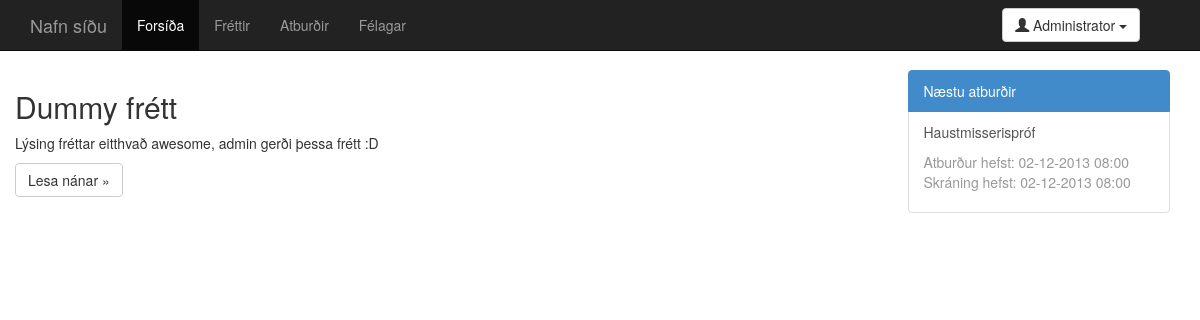
The page / (signed in) on the database its author committed.
### tables this page shows
CREATE TABLE 'users' (
  'user_id' integer NOT NULL,
  'name' text,
  'post' text NOT NULL UNIQUE,
  'pass' text,
  'privileges' numeric,
  PRIMARY KEY ('user_id')
);

CREATE TABLE 'news' (
  'news_id' integer NOT NULL,
  'title' text,
  'description' text,
  'date_created' integer,
  'date_edited' integer,
  'creator' integer,
  'last_editor' integer,
  PRIMARY KEY ('news_id')
);

CREATE TABLE 'events' (
  'event_id' integer NOT NULL,
  'title' text,
  'start' integer,
  'end' integer,
  'registration_start' integer,
  'registration_end' integer,
  'description' text,
  'location' text,
  'seats' integer,
  'date_created' integer,
  'date_edited' integer,
  'creator' integer,
  'last_editor' integer,
  PRIMARY KEY ('event_id')
);

### php/config.php (called while the page is built, shortened)
<?php
$website_name = "Nafn síðu";
?>

### php/session_setup.php (called while the page is built, shortened)
<?php
if (isset($_SESSION["loggedin_user"])) {
  $session_user = $_SESSION["loggedin_user"];
  $query = $db->prepare("SELECT name,post,pass,privileges,user_id FROM users WHERE post=:post;");
  $query->execute(array('post' => $session_user));
  $result = $query->fetchAll();
  if (!empty($result)) {
    $result = $result[0];
    $user_name = $result["name"];
  }
  else {
    define("USER_LOGGEDIN", FALSE);
  }
}
else {
  define("USER_LOGGEDIN", FALSE);
}
?>

### php/head.php (called while the page is built, shortened)
<?php
require_once "php/config.php";
require_once "php/db_login.php";
require_once "php/session_setup.php";
?>

### parts/index.recent.news.php (the view, shortened to what this page needs)
<?php
$query = $db->prepare("SELECT title,description,date_created,date_edited,creator,last_editor,news_id FROM news ORDER BY date_created LIMIT 0, 5;");
$query->execute();
$result = $query->fetchAll();
if (0 < count($result)) {
  foreach($result as $row_data) {
    $title = $row_data["title"];
    $description = nl2br($row_data["description"]);
    $news_id = $row_data["news_id"];
    echo <<<_END
            <div class="fretta_haldari">
              <h2>$title</h2>
              <p>$description</p>
              <p><a class="btn btn-default" href="news.single.php?id?id=$news_id" role="button">Lesa nánar &raquo;</a></p>
            </div>
_END;
  }
}
else {
  echo <<<_END
              <p>Engar fréttir skráðar.</p>
_END;
}
?>

### parts/navbar.php (shortened to what this page needs)
<?php
if (!isset($news_active)) {
  $news_active = "";
}
if (!isset($events_active)) {
  $events_active = "";
}
if (!isset($users_active)) {
  $users_active = "";
}
echo <<<_END
        <div class="navbar navbar-inverse navbar-fixed-top">
          <div class="container">
            <div class="navbar-header">
              <button type="button" class="navbar-toggle" data-toggle="collapse" data-target=".navbar-collapse">
                <span class="icon-bar"></span>
                <span class="icon-bar"></span>
                <span class="icon-bar"></span>
              </button>
              <a class="navbar-brand" href="index.php">$website_name</a>
            </div>
            <div class="collapse navbar-collapse">
              <ul class="nav navbar-nav">
                <li$index_active><a href="index.php">Forsíða</a></li>
                <li$news_active><a href="news.php">Fréttir</a></li>
                <li$events_active><a href="events.php">Atburðir</a></li>
                <li$users_active><a href="users.php">Félagar</a></li>
              </ul>
_END;
if (USER_LOGGEDIN) {
  echo <<<_END
              <div class="navbar-form navbar-right">
                <div class="btn-group">
                  <button type="button" class="btn btn-default dropdown-toggle" data-toggle="dropdown">
                    <span class="glyphicon glyphicon-user"></span> $user_name <span class="caret"></span>
                  </button>
                  <ul class="dropdown-menu" role="menu">
                    <li><a href="mysite.php">Síðan mín</a></li>
_END;
  echo <<<_END
                    <li class="divider"></li>
                    <li><a href="logout.php">Útskrá</a></li>
                  </ul>
                </div>
              </div>
_END;
}
echo <<<_END
            </div>
          </div>
        </div>
_END;
?>

### parts/index.sidebar.events.php (shortened to what this page needs)
<?php
$now = time();
$query = $db->prepare("SELECT title,start,end,registration_start,registration_end,description,location,seats,event_id FROM events WHERE end > :now ORDER BY start LIMIT 0, 5;");
$query->execute(array('now' => $now));
$result = $query->fetchAll();
if (0 < count($result)) {
  foreach($result as $row_data) {
    $title = $row_data["title"];
    $start = date("d-m-Y H:i", $row_data["start"]);
    $registration_start = date("d-m-Y H:i", $row_data["registration_start"]);
    $event_id = $row_data["event_id"];
    echo <<<_END
              <a href="event.php?id=$event_id" class="list-group-item">
                <p>$title</p>
                <p class="text-muted">
                  Atburður hefst: $start <br />
                  Skráning hefst: $registration_start
                </p>
              </a>
_END;
  }
}
else {
  echo <<<_END
              <li class="list-group-item">...</li>
_END;
}
?>

### css/main.css (style rules this page uses)
body { padding-top: 50px; }

### css/offcanvas.css (style rules this page uses)
html { overflow-x: hidden; }
body { padding-top: 70px; }

### rows shown on the page
users: name "Administrator"
news: title "Dummy frétt", description "Lýsing fréttar eitthvað awesome, admin gerði þessa frétt :D"
events: title "Haustmisserispróf", start "02-12-2013 08:00", registration_start "02-12-2013 08:00"

### other values the page prints
$website_name "Nafn síðu"
